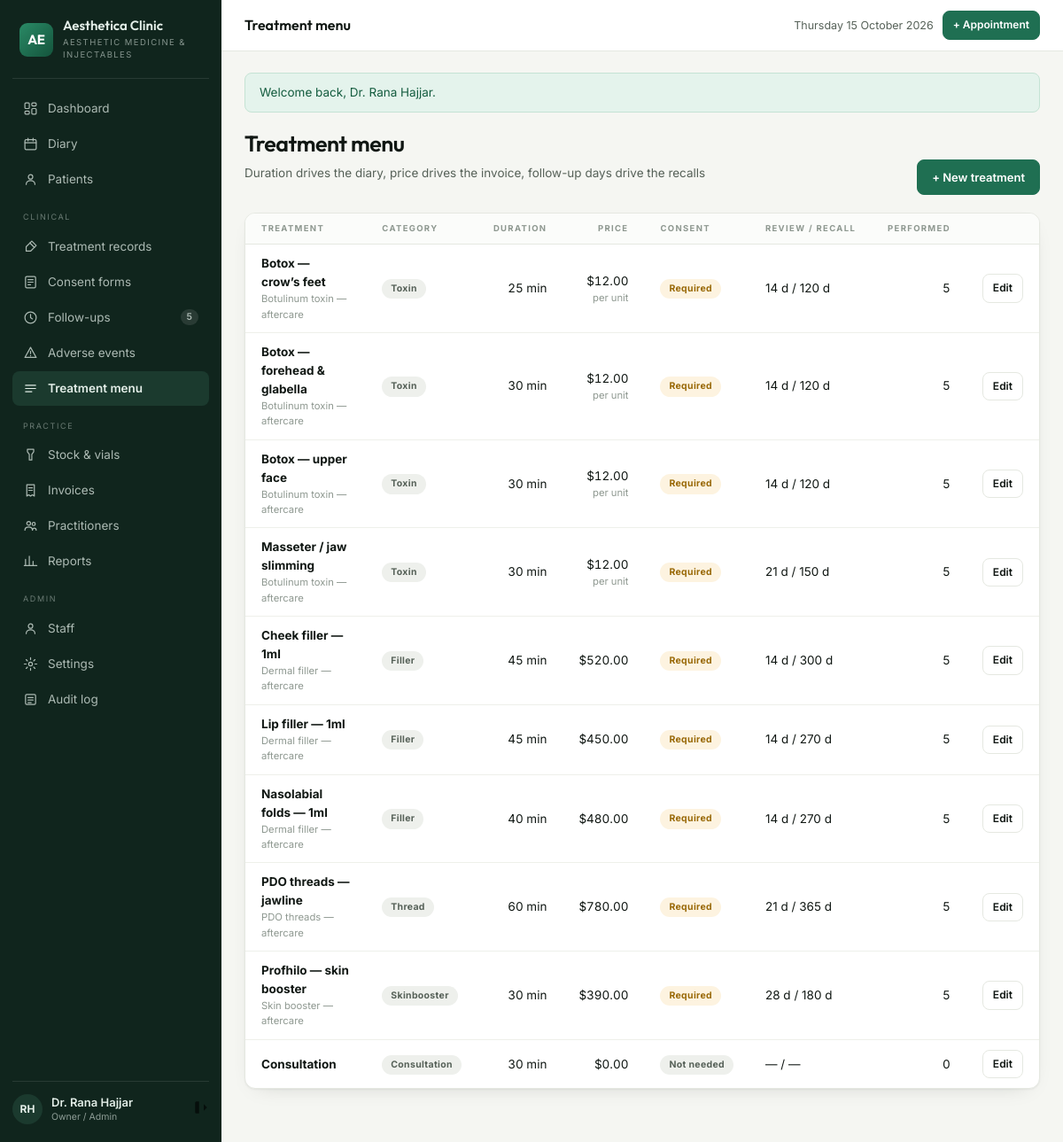
/treatments (signed in), run on the app's committed database.
### tables this page shows
CREATE TABLE `treatments` (
  `id` int(10) unsigned NOT NULL AUTO_INCREMENT,
  `name` varchar(140) NOT NULL,
  `category` enum('toxin','filler','thread','skinbooster','consultation','other') NOT NULL,
  `duration_min` smallint(5) unsigned NOT NULL DEFAULT 30,
  `price` decimal(10,2) NOT NULL DEFAULT 0.00,
  `price_type` enum('fixed','per_unit','per_ml') NOT NULL DEFAULT 'fixed',
  `requires_consent` tinyint(1) NOT NULL DEFAULT 1,
  `followup_days` smallint(5) unsigned DEFAULT NULL COMMENT 'review due after N days',
  `recall_days` smallint(5) unsigned DEFAULT NULL COMMENT 'recall patient after N days',
  `aftercare_id` int(10) unsigned DEFAULT NULL,
  `description` text DEFAULT NULL,
  `is_active` tinyint(1) NOT NULL DEFAULT 1,
  PRIMARY KEY (`id`),
  KEY `ix_treatments_cat` (`category`),
  KEY `fk_treat_aftercare` (`aftercare_id`),
  CONSTRAINT `fk_treat_aftercare` FOREIGN KEY (`aftercare_id`) REFERENCES `aftercare_templates` (`id`) ON DELETE SET NULL
);

CREATE TABLE `aftercare_templates` (
  `id` int(10) unsigned NOT NULL AUTO_INCREMENT,
  `title` varchar(140) NOT NULL,
  `body` text NOT NULL,
  PRIMARY KEY (`id`)
);

### app/Core/View.php (called while the page is built, shortened)
<?php
final class View
{
    private static string $base = '';
    public static function setBase(string $base): void
    {
        self::$base = rtrim($base, '/');
    }
    public static function url(string $path = '/'): string
    {
        return self::$base . '/' . ltrim($path, '/');
    }
    public static function render(string $template, array $data = []): void
    {
        $content = self::capture($template, $data);
    }
    public static function capture(string $template, array $data = []): string
    {
        extract($data, EXTR_SKIP);
        require __DIR__ . "/../Views/$template.php";
        return (string) ob_get_clean();
    }
}

### app/Core/Controller.php (called while the page is built, shortened)
<?php
abstract class Controller
{
    protected function view(string $template, array $data = []): void
    {
        View::render($template, $data);
    }
}

### app/Controllers/TreatmentController.php (called while the page is built, shortened)
<?php
final class TreatmentController extends Controller
{
    public function index(): void
    {
        $this->view('treatments/index', [
            'title' => 'Treatment menu',
            'treatments' => DB::all(
                'SELECT t.*, ac.title AS aftercare_title,
                        (SELECT COUNT(*) FROM treatment_records r WHERE r.treatment_id = t.id) AS performed
                   FROM treatments t
                   LEFT JOIN aftercare_templates ac ON ac.id = t.aftercare_id
                  ORDER BY t.category, t.name'
            ),
        ]);
    }
}

### public/index.php (called while the page is built, shortened)
<?php
require __DIR__ . '/../app/Core/View.php';
require __DIR__ . '/../app/helpers.php';
$config = require __DIR__ . '/../config/config.php';
date_default_timezone_set($config['app']['timezone']);
$uri = $_SERVER['REQUEST_URI'] ?? '/';
$router = new Router();
try {
    $router->dispatch($_SERVER['REQUEST_METHOD'] ?? 'GET', $uri ?: '/');
} catch (Throwable $e) {
    http_response_code(500);
    if ($config['app']['debug']) {
        echo '<pre style="padding:20px;font:13px/1.6 monospace">'
            . htmlspecialchars($e->getMessage() . "\n\n" . $e->getTraceAsString()) . '</pre>';
    } else {
        View::render('errors/500', ['title' => 'Something went wrong']);
    }
}

### app/Core/Auth.php (called while the page is built, shortened)
<?php
final class Auth
{
    public static function can(string $permission): bool
    {
        return in_array($permission, $_SESSION['permissions'] ?? [], true);
    }
}

### app/helpers.php (called while the page is built, shortened)
<?php
if (!function_exists('e')) {
    function e(mixed $value): string
    {
        return htmlspecialchars((string) $value, ENT_QUOTES | ENT_SUBSTITUTE, 'UTF-8');
    }
}
if (!function_exists('url')) {
    function url(string $path = '/'): string
    {
        return View::url($path);
    }
}
if (!function_exists('money')) {
    function money(float|string|null $amount, bool $symbol = true): string
    {
        $v = number_format((float) $amount, 2);
        return $symbol ? setting('currency_symbol', '$') . $v : $v;
    }
}
if (!function_exists('setting')) {
    function setting(string $key, string $default = ''): string
    {
        static $cache = null;
        if ($cache === null) {
            try {
                $cache = array_column(DB::all('SELECT `key`, `value` FROM settings'), 'value', 'key');
            } catch (Throwable) {
                $cache = [];
            }
        }
        return $cache[$key] ?? $default;
    }
}
if (!function_exists('label')) {
    function label(string $value): string
    {
        return ucfirst(str_replace('_', ' ', $value));
    }
}

### app/Core/Database.php (called while the page is built, shortened)
<?php
final class Database
{
    private static ?PDO $pdo = null;
    public static function connect(array $cfg): void
    {
        $dsn = "mysql:host={$cfg['host']};dbname={$cfg['name']};charset={$cfg['charset']}";
        self::$pdo = new PDO($dsn, $cfg['user'], $cfg['pass'], [
            PDO::ATTR_ERRMODE            => PDO::ERRMODE_EXCEPTION,
            PDO::ATTR_DEFAULT_FETCH_MODE => PDO::FETCH_ASSOC,
            PDO::ATTR_EMULATE_PREPARES   => false,
        ]);
    }
    public static function pdo(): PDO
    {
        return self::$pdo;
    }
    public static function run(string $sql, array $params = []): PDOStatement
    {
        $stmt = self::pdo()->prepare($sql);
        $stmt->execute($params);
        return $stmt;
    }
    public static function all(string $sql, array $params = []): array
    {
        return self::run($sql, $params)->fetchAll();
    }
}

### app/Views/treatments/index.php (the view, shortened to what this page needs)
<div class="ph">
  <div><h1>Treatment menu</h1>
    <p class="lead">Duration drives the diary, price drives the invoice, follow-up days drive the recalls</p></div>
  <?php if (Auth::can('treatments.manage')): ?>
    <div class="actions"><a class="btn" href="<?= url('/treatments/create') ?>">+ New treatment</a></div>
  <?php endif; ?>
</div>
<div class="card"><div class="tw">
  <table>
    <thead><tr><th>Treatment</th><th>Category</th><th class="num">Duration</th><th class="num">Price</th>
      <th>Consent</th><th>Review / recall</th><th class="num">Performed</th>
      <?php if (Auth::can('treatments.manage')): ?><th></th><?php endif; ?></tr></thead>
    <tbody>
    <?php foreach ($treatments as $t): ?>
      <tr<?= $t['is_active'] ? '' : ' style="opacity:.5"' ?>>
        <td><strong><?= e($t['name']) ?></strong>
          <?php if ($t['aftercare_title']): ?>
            <small style="display:block;color:var(--faint)"><?= e($t['aftercare_title']) ?></small>
          <?php endif; ?></td>
        <td><span class="pill muted"><?= e(label($t['category'])) ?></span></td>
        <td class="num"><?= (int) $t['duration_min'] ?> min</td>
        <td class="num"><?= money($t['price']) ?>
          <?php if ($t['price_type'] !== 'fixed'): ?>
            <small style="display:block;color:var(--faint)">per <?= $t['price_type'] === 'per_unit' ? 'unit' : 'ml' ?></small>
          <?php endif; ?></td>
        <td><?= $t['requires_consent'] ? '<span class="pill warn">Required</span>' : '<span class="pill muted">Not needed</span>' ?></td>
        <td><?= $t['followup_days'] ? (int) $t['followup_days'] . ' d' : '—' ?>
          / <?= $t['recall_days'] ? (int) $t['recall_days'] . ' d' : '—' ?></td>
        <td class="num"><?= (int) $t['performed'] ?></td>
        <?php if (Auth::can('treatments.manage')): ?>
          <td class="num"><a class="btn ghost sm" href="<?= url('/treatments/' . $t['id'] . '/edit') ?>">Edit</a></td>
        <?php endif; ?>
      </tr>
    <?php endforeach; ?>
    </tbody>
  </table>
</div></div>

### app/Core/Router.php (shortened to what this page needs)
<?php
final class Router
{
    private array $routes = ['GET' => [], 'POST' => []];
    private function add(string $method, string $pattern, string $handler, ?string $permission): void
    {
        $regex = '#^' . preg_replace('#\{[a-z_]+\}#', '([0-9]+)', rtrim($pattern, '/')) . '/?$#';
        [$controller, $action] = explode('@', $handler);
        $this->routes[$method][] = [$regex, $controller, $action, $permission];
    }
    public function dispatch(string $method, string $uri): void
    {
        $path = '/' . trim(parse_url($uri, PHP_URL_PATH) ?: '/', '/');
        foreach ($this->routes[$method] ?? [] as [$regex, $controller, $action, $permission]) {
            if (!preg_match($regex, $path, $m)) {
                continue;
            }
            array_shift($m);
            (new $class())->{$action}(...array_map('intval', $m));
            return;
        }
    }
}

### public/assets/css/app.css (style rules this page uses)
:root { --bg:#f5f6f2; --panel:#ffffff; --side:#10251d; --side-2:#1b3a2e; --sidefg:#e3eee8; --fg:#101713; --muted:#566158; --faint:#8e9890; --line:#e5e8e1; --line-soft:#eef0ea; --a1:#1f6f52; --a2:#14543c; --aink:#ffffff; --soft:#e6f1ea; --warn:#9a6a08; --warn-bg:#fdf3e0; --bad:#a4302a; --bad-bg:#fbecea; --ok:#17865a; --ok-bg:#e4f3ec; --info:#1d5f7a; --info-bg:#e6f1f6; --radius:8px; --radius-lg:12px; --shadow:0 1px 2px rgba(16,23,19,.05), 0 8px 24px -16px rgba(16,23,19,.25); --sans:'Inter',-apple-system,BlinkMacSystemFont,'Segoe UI',Roboto,sans-serif; --display:'Outfit','Inter',sans-serif; }
*,*::before,*::after { box-sizing:border-box }
body { margin:0;background:var(--bg);color:var(--fg);font-family:var(--sans); font-size:14px;line-height:1.55;-webkit-font-smoothing:antialiased }
a { color:var(--a1);text-decoration:none }
h1,h2,h3,h4 { font-family:var(--display);font-weight:600;letter-spacing:-.02em;margin:0 }
.ph { display:flex;flex-wrap:wrap;gap:14px;align-items:flex-end;justify-content:space-between; margin-bottom:20px }
.ph h1 { font-size:25px }
.ph .lead { color:var(--muted);font-size:13.5px;margin-top:4px }
.ph .actions { display:flex;gap:8px;flex-wrap:wrap }
.btn { display:inline-flex;align-items:center;gap:7px;background:var(--a1);color:var(--aink); border:1px solid var(--a1);border-radius:var(--radius);padding:9px 16px;font-size:13px; font-weight:600;cursor:pointer;font-family:var(--sans);text-decoration:none;white-space:nowrap }
.btn.ghost { background:var(--panel);color:var(--fg);border-color:var(--line) }
.btn.sm { padding:6px 11px;font-size:12px }
.card { background:var(--panel);border:1px solid var(--line);border-radius:var(--radius-lg); box-shadow:var(--shadow);overflow:hidden }
.tw { overflow-x:auto }
table { width:100%;border-collapse:collapse }
th { text-align:left;font-size:9.5px;letter-spacing:.14em;text-transform:uppercase;color:var(--faint); font-weight:700;padding:10px 18px;border-bottom:1px solid var(--line);white-space:nowrap; background:#fbfcfa }
td { padding:11px 18px;border-bottom:1px solid var(--line-soft);vertical-align:middle;font-size:13.5px }
tbody tr:last-child td { border-bottom:0 }
td.num,th.num { text-align:right;font-variant-numeric:tabular-nums }
.pill { display:inline-block;padding:3px 10px;border-radius:99px;font-size:10.5px;font-weight:700; letter-spacing:.03em;white-space:nowrap }
.pill.warn { background:var(--warn-bg);color:var(--warn) }
.pill.muted { background:#eef0ec;color:var(--muted) }

### data on the page
treatments: name "Botox — crow’s feet", aftercare.title "Botulinum toxin — aftercare", category "Toxin", duration_min "25", price "$12.00", price_type "per", requires_consent "Required", followup_days "14", recall_days "120", performed "5"
treatments: name "Botox — forehead & glabella", aftercare.title "Botulinum toxin — aftercare", category "Toxin", duration_min "30", price "$12.00", price_type "per", requires_consent "Required", followup_days "14", recall_days "120", performed "5"
treatments: name "Botox — upper face", aftercare.title "Botulinum toxin — aftercare", category "Toxin", duration_min "30", price "$12.00", price_type "per", requires_consent "Required", followup_days "14", recall_days "120", performed "5"
treatments: name "Masseter / jaw slimming", aftercare.title "Botulinum toxin — aftercare", category "Toxin", duration_min "30", price "$12.00", price_type "per", requires_consent "Required", followup_days "21", recall_days "150", performed "5"
treatments: name "Cheek filler — 1ml", aftercare.title "Dermal filler — aftercare", category "Filler", duration_min "45", price "$520.00", requires_consent "Required", followup_days "14", recall_days "300", performed "5"
treatments: name "Lip filler — 1ml", aftercare.title "Dermal filler — aftercare", category "Filler", duration_min "45", price "$450.00", requires_consent "Required", followup_days "14", recall_days "270", performed "5"
treatments: name "Nasolabial folds — 1ml", aftercare.title "Dermal filler — aftercare", category "Filler", duration_min "40", price "$480.00", requires_consent "Required", followup_days "14", recall_days "270", performed "5"
treatments: name "PDO threads — jawline", aftercare.title "PDO threads — aftercare", category "Thread", duration_min "60", price "$780.00", requires_consent "Required", followup_days "21", recall_days "365", performed "5"
treatments: name "Profhilo — skin booster", aftercare.title "Skin booster — aftercare", category "Skinbooster", duration_min "30", price "$390.00", requires_consent "Required", followup_days "28", recall_days "180", performed "5"
treatments: name "Consultation", category "Consultation", duration_min "30", price "$0.00", requires_consent "Not needed", performed "0"

### other printed values
setting('clinic_name', 'Aesthetica') "Aesthetica Clinic"
setting('clinic_tagline', 'Clinic Suite') "AESTHETIC MEDICINE & INJECTABLES"
$due "5"
$f['message'] "Welcome back, Dr. Rana Hajjar."
